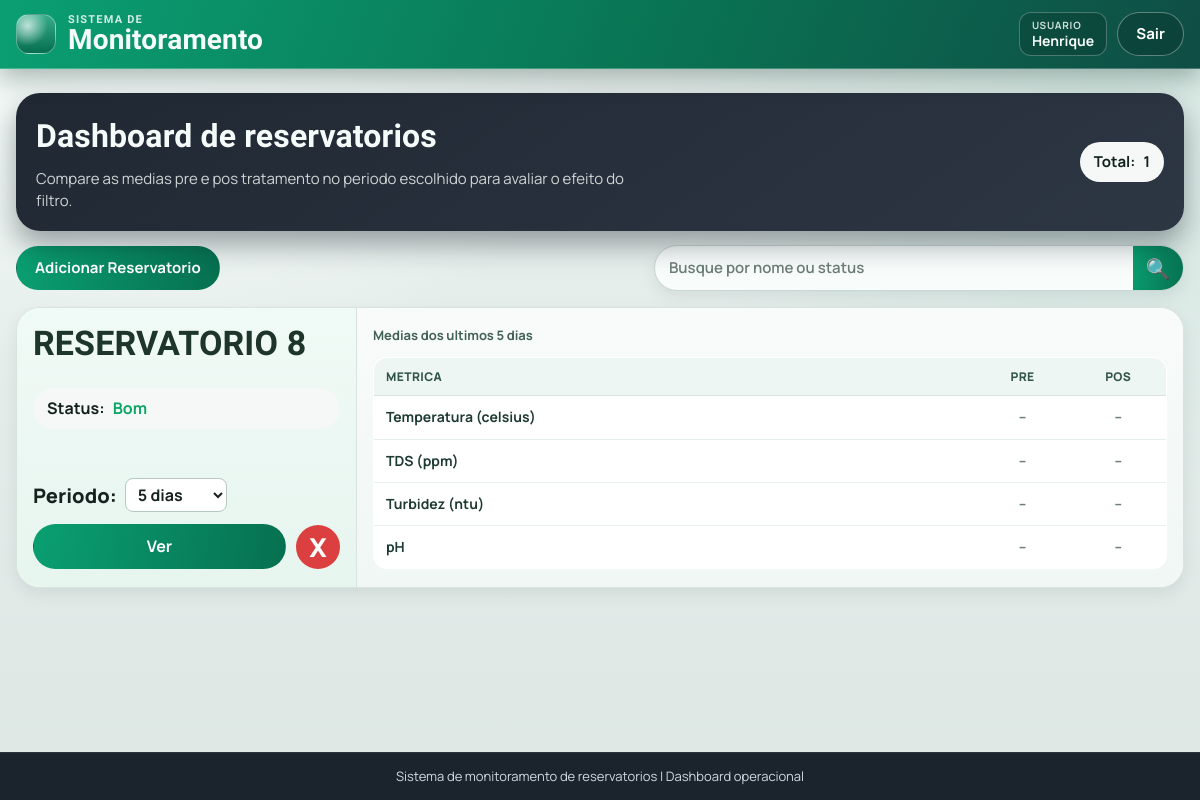
The app's page / (signed in), older data.
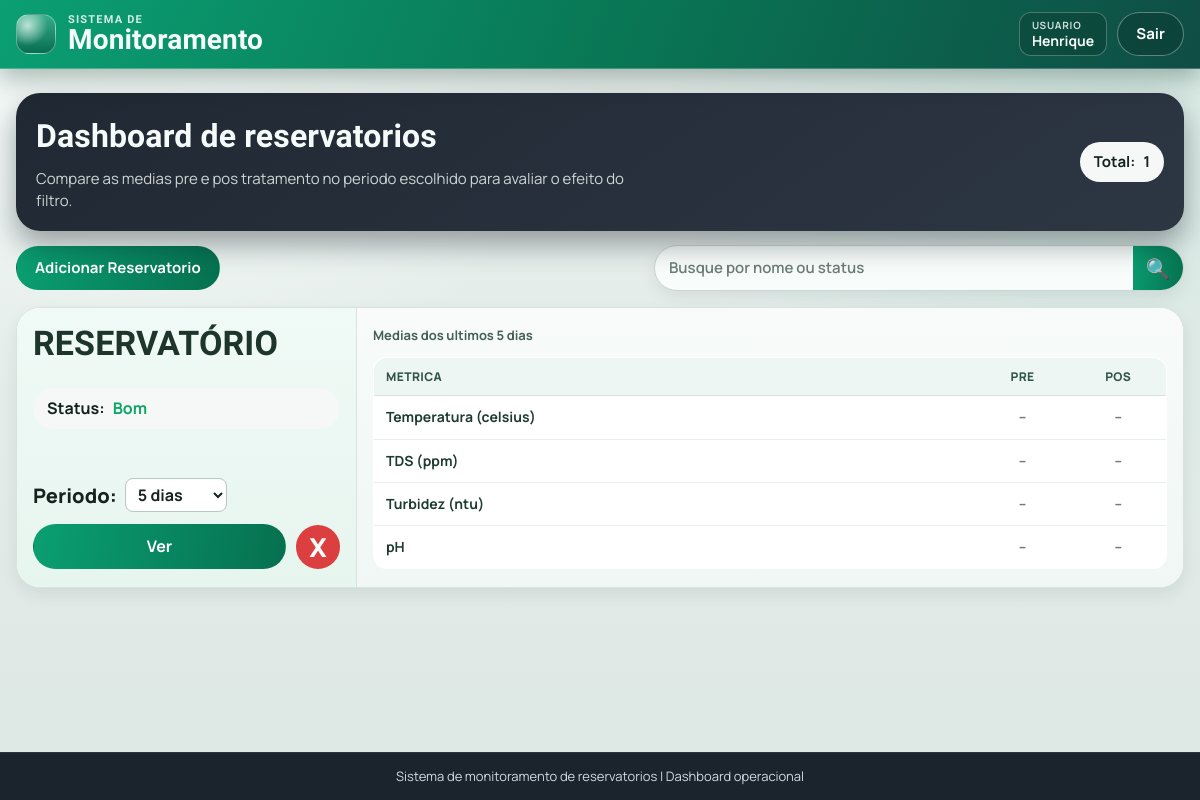
The same page, newer data.
### app/models.py (models this page shows, shortened)
class Reservatorio(models.Model):
    STATUS_BOM = "bom"
    STATUS_ATENCAO = "atencao"
    STATUS_PERIGO = "perigo"
    FAIXA_PADRAO_PPM_TDS_MIN = 0.0
    FAIXA_PADRAO_PPM_TDS_MAX = 500.0
    FAIXA_PADRAO_NTU_TURBIDEZ_MIN = 0.0
    FAIXA_PADRAO_NTU_TURBIDEZ_MAX = 5.0
    FAIXA_PADRAO_CELSIUS_TEMPERATURA_MIN = 5.0
    FAIXA_PADRAO_CELSIUS_TEMPERATURA_MAX = 30.0
    FAIXA_PADRAO_PH_MIN = 6.0
    FAIXA_PADRAO_PH_MAX = 9.5
    META_PADRAO_PPM_TDS = 600.0
    META_PADRAO_NTU_TURBIDEZ = 1.5
    META_PADRAO_CELSIUS_TEMPERATURA = 25.0
    META_PADRAO_PH = 7.0
    STATUS_CHOICES = (
        (STATUS_BOM, "Bom"),
        (STATUS_ATENCAO, "Atencao"),
        (STATUS_PERIGO, "Perigo"),
    )
    usuario = models.ForeignKey(
        settings.AUTH_USER_MODEL,
        on_delete=models.CASCADE,
        related_name="reservatorios",
    )
    nome = models.CharField(max_length=120, unique=True)
    status = models.CharField(max_length=20, choices=STATUS_CHOICES, default=STATUS_BOM)
    faixa_ppm_tds_min = models.FloatField(default=FAIXA_PADRAO_PPM_TDS_MIN)
    faixa_ppm_tds_max = models.FloatField(default=FAIXA_PADRAO_PPM_TDS_MAX)
    faixa_ntu_turbidez_min = models.FloatField(default=FAIXA_PADRAO_NTU_TURBIDEZ_MIN)
    faixa_ntu_turbidez_max = models.FloatField(default=FAIXA_PADRAO_NTU_TURBIDEZ_MAX)
    faixa_celsius_temperatura_min = models.FloatField(default=FAIXA_PADRAO_CELSIUS_TEMPERATURA_MIN)
    faixa_celsius_temperatura_max = models.FloatField(default=FAIXA_PADRAO_CELSIUS_TEMPERATURA_MAX)
    faixa_ph_min = models.FloatField(default=FAIXA_PADRAO_PH_MIN)
    faixa_ph_max = models.FloatField(default=FAIXA_PADRAO_PH_MAX)
    meta_ppm_tds = models.FloatField(default=META_PADRAO_PPM_TDS)
    meta_ntu_turbidez = models.FloatField(default=META_PADRAO_NTU_TURBIDEZ)
    meta_celsius_temperatura = models.FloatField(default=META_PADRAO_CELSIUS_TEMPERATURA)
    meta_ph = models.FloatField(default=META_PADRAO_PH)
    created_at = models.DateTimeField(auto_now_add=True)
    updated_at = models.DateTimeField(auto_now=True)
    class Meta:
        ordering = ["nome"]
    @classmethod
    def listar(cls, busca="", usuario=None):
        queryset = cls.objects.all()
        if usuario is not None:
            queryset = queryset.filter(usuario=usuario)
        termo = (busca or "").strip()
        if not termo:
            return queryset
        return queryset.filter(Q(nome__icontains=termo) | Q(status__icontains=termo))

### app/views.py (the view)
# urls.py: path('', views.index, name="index"),
@login_required(login_url="entrar")
@require_http_methods(["GET"])
def index(request):
    busca = request.GET.get("busca", "").strip()
    periodo_valor = _normalizar_periodo_valor(request.GET.get("dias"))
    periodo_delta = _delta_por_periodo(periodo_valor)
    reservatorios = list(Reservatorio.listar(busca=busca, usuario=request.user))
    dashboard_cards = _montar_dashboard_cards(reservatorios, periodo_delta)
    return render(
        request,
        "index.html",
        {
            "reservatorios": reservatorios,
            "dashboard_cards": dashboard_cards,
            "busca": busca,
            "periodo_selecionado": periodo_valor,
            "periodo_rotulo": _rotulo_periodo(periodo_valor),
            "periodos_disponiveis": PERIODOS_DISPONIVEIS,
        },
    )

### app/views.py (called while the page is built, shortened)
def _normalizar_periodo_valor(valor):
    valor_normalizado = (valor or "").strip().lower()
    valores_validos = {item[0] for item in PERIODOS_DISPONIVEIS}
    if valor_normalizado in valores_validos:
        return valor_normalizado
    try:
        dias_legado = int(valor_normalizado)
    except (TypeError, ValueError):
        return PERIODO_PADRAO_VALOR
    valor_legado = f"{dias_legado}d"
    if valor_legado in valores_validos:
        return valor_legado
    return PERIODO_PADRAO_VALOR

def _delta_por_periodo(periodo_valor):
    unidade = periodo_valor[-1]
    quantidade = int(periodo_valor[:-1])
    if unidade == "m":
        return timedelta(minutes=quantidade)
    if unidade == "h":
        return timedelta(hours=quantidade)
    return timedelta(days=quantidade)

def _rotulo_periodo(periodo_valor):
    for valor, rotulo in PERIODOS_DISPONIVEIS:
        if valor == periodo_valor:
            return rotulo
    return "5 dias"

def _medias_vazias():
    return {
        "temperatura": None,
        "tds": None,
        "turbidez": None,
        "ph": None,
    }

def _status_media_temperatura(valor, *, minimo, maximo):
    if valor is None:
        return STATUS_SEM_DADO

### app/templates/index.html (shortened to what this page needs)
{% extends "blocos/base.html" %}
{% block content %}
<section class="detail-hero index-hero">
    <div>
        <h2>Dashboard de reservatorios</h2>
        <p class="index-hero-subtitle">
            Compare as medias pre e pos tratamento no periodo escolhido para avaliar o efeito do filtro.
        </p>
    </div>
    <p class="detail-status index-total-pill">
        <span>Total:</span>
        <strong>{{ reservatorios|length }}</strong>
    </p>
</section>
<section class="toolbar">
    <form method="post" action="{% url 'reservatorio_adicionar' %}">
        <button class="btn-main" type="submit">Adicionar Reservatorio</button>
    </form>
    <form class="search" method="get" action="{% url 'index' %}">
        <input
            type="text"
            name="busca"
            value="{{ busca }}"
            placeholder="Busque por nome ou status"
            aria-label="Buscar por nome ou status"
        >
        <button type="submit" aria-label="Buscar">&#128269;</button>
    </form>
</section>
<section class="dashboard-grid">
    {% for card in dashboard_cards %}
    {% include "blocos/_dashboard_card.html" with card=card periodo_label=periodo_rotulo card_mode="index" %}
    {% empty %}
    <article class="empty-state">
        <p>Nenhum reservatorio encontrado.</p>
    </article>
    {% endfor %}
</section>
{% endblock %}

### app/templates/blocos/_dashboard_card.html (shortened to what the changed rows need)
<article class="dashboard-card">
    <section class="dashboard-card-left">
        <h2>{{ card.reservatorio.nome|upper }}</h2>
        <p class="status-pill">
            <span>Status:</span>
            <strong class="status-text status-{{ card.reservatorio.status }}">{{ card.reservatorio.get_status_display }}</strong>
        </p>
        {% if card_mode == "index" %}
        <form class="dashboard-period-form" method="get" action="{% url 'index' %}">
            <label for="periodo-{{ card.reservatorio.id }}">Periodo:</label>
            <select id="periodo-{{ card.reservatorio.id }}" name="dias" onchange="this.form.submit()">
                {% for periodo_valor_item, periodo_label_item in periodos_disponiveis %}
                <option value="{{ periodo_valor_item }}" {% if periodo_valor_item == periodo_selecionado %}selected{% endif %}>
                    {{ periodo_label_item }}
                </option>
                {% endfor %}
            </select>
        </form>
        {% else %}
        <p class="dashboard-period-static">
            <span>Periodo:</span>
            <strong>{{ periodo_label }}</strong>
        </p>
        {% endif %}
        {% if card_mode == "index" %}
        <div class="dashboard-actions">
            <a class="btn-ver" href="{% url 'reservatorio_detalhe' card.reservatorio.id %}">Ver</a>
            <form
                method="post"
                action="{% url 'reservatorio_excluir' card.reservatorio.id %}"
                data-confirm-delete-reservatorio
                data-reservatorio-nome="{{ card.reservatorio.nome }}"
            >
                <button class="btn-delete" type="submit" aria-label="Excluir reservatorio">X</button>
            </form>
        </div>
        {% endif %}
    </section>
    <section class="dashboard-card-right">
        <p class="dashboard-period-caption">Medias dos ultimos {{ periodo_label }}</p>
        <table class="dashboard-metrics-table">
            <thead>
                <tr>
                    <th scope="col">Metrica</th>
                    <th scope="col">PRE</th>
                    <th scope="col">POS</th>
                </tr>
            </thead>
            <tbody>
                <tr>
                    <th scope="row">Temperatura (celsius)</th>
                    <td class="dashboard-value status-{{ card.status_antes.temperatura }}">
                        {% if card.antes.temperatura is not None %}{{ card.antes.temperatura|floatformat:2 }}{% else %}--{% endif %}
                    </td>
                    <td class="dashboard-value status-{{ card.status_depois.temperatura }}">
                        {% if card.depois.temperatura is not None %}{{ card.depois.temperatura|floatformat:2 }}{% else %}--{% endif %}
                    </td>
                </tr>
                <tr>
                    <th scope="row">TDS (ppm)</th>
                    <td class="dashboard-value status-{{ card.status_antes.tds }}">
                        {% if card.antes.tds is not None %}{{ card.antes.tds|floatformat:2 }}{% else %}--{% endif %}
                    </td>
                    <td class="dashboard-value status-{{ card.status_depois.tds }}">
                        {% if card.depois.tds is not None %}{{ card.depois.tds|floatformat:2 }}{% else %}--{% endif %}
                    </td>
                </tr>
                <tr>
                    <th scope="row">Turbidez (ntu)</th>
                    <td class="dashboard-value status-{{ card.status_antes.turbidez }}">
                        {% if card.antes.turbidez is not None %}{{ card.antes.turbidez|floatformat:2 }}{% else %}--{% endif %}
                    </td>
                    <td class="dashboard-value status-{{ card.status_depois.turbidez }}">
                        {% if card.depois.turbidez is not None %}{{ card.depois.turbidez|floatformat:2 }}{% else %}--{% endif %}
                    </td>
                </tr>
                <tr>
                    <th scope="row">pH</th>
                    <td class="dashboard-value status-{{ card.status_antes.ph }}">
                        {% if card.antes.ph is not None %}{{ card.antes.ph|floatformat:2 }}{% else %}--{% endif %}
                    </td>
                    <td class="dashboard-value status-{{ card.status_depois.ph }}">
                        {% if card.depois.ph is not None %}{{ card.depois.ph|floatformat:2 }}{% else %}--{% endif %}
                    </td>
                </tr>
            </tbody>
        </table>
    </section>
</article>

Row changes from the older to the newer data that the page shows:
changed Reservatorio "Bom": reservatorio.nome "RESERVATORIO 8" → "RESERVATÓRIO"
